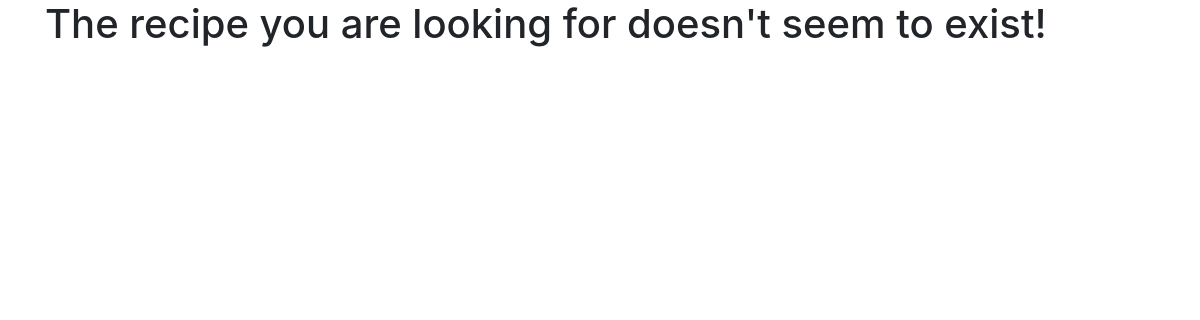
The page /recipe/1/ on the database as committed earlier.
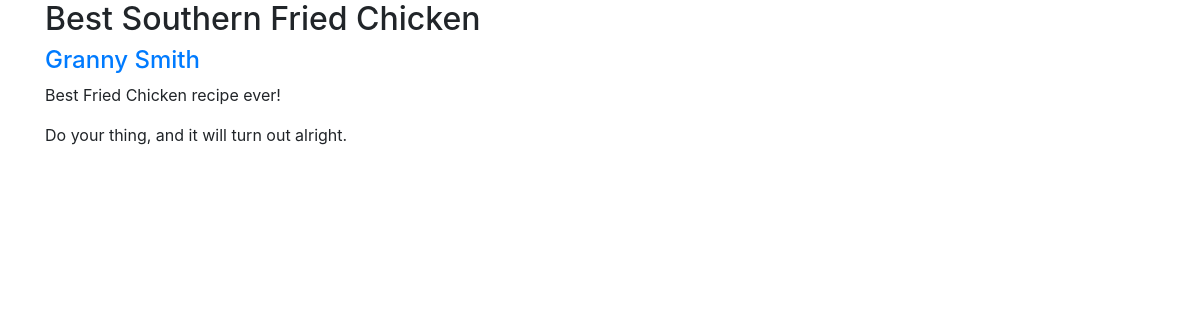
The same page on the database as committed later.
### recipe_app/models.py (models this page shows, shortened)
class Recipe(models.Model):
    title = models.CharField(max_length=50)
    author = models.ForeignKey(Author, on_delete=models.CASCADE)
    description = models.TextField()
    time_required = models.CharField(max_length=25)
    instructions = models.TextField()

class Author(models.Model):
    name = models.CharField(max_length=80)
    bio = models.TextField()

### recipe_app/views.py (the view)
# urls.py: path('recipe/<int:recipe_id>/', recipe_detail),
def recipe_detail(request, recipe_id):
    my_recipe = Recipe.objects.filter(id=recipe_id).first()
    return render(request, 'recipe_detail.html', {'recipe': my_recipe})

### templates/recipe_detail.html (shortened to what this page needs)
<link rel="stylesheet" href="https://stackpath.bootstrapcdn.com/bootstrap/4.5.2/css/bootstrap.min.css">
<div class="container">
    {% if not recipe %}
        <h1>The recipe you are looking for doesn't seem to exist!</h1>
    {% else %}
        <h2>{{ recipe.title }}</h2>
        <a href="/authors/{{ recipe.author.id }}/"><h4>{{ recipe.author.name }}</h4></a>
        <p>{{ recipe.description }}</p>
        <p>{{ recipe.instructions }}</p>
    {% endif %}
</div>

Rows that differ between the two databases and show on the page:
added Recipe: title "Best Southern Fried Chicken", author.name "Granny Smith", description "Best Fried Chicken recipe ever!", instructions "Do your thing, and it will turn out alright."
Other text that changed with them:
text no longer shown: "The recipe you are looking for doesn't seem to exist!"
